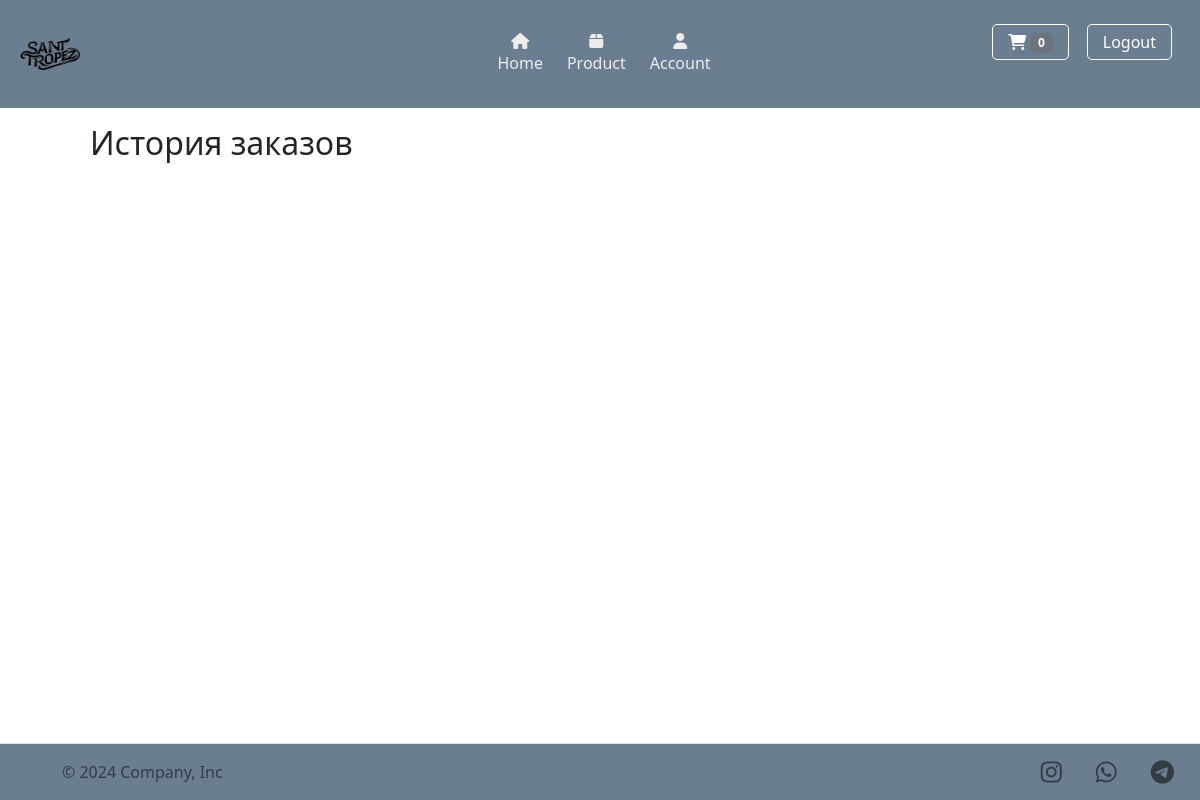
The page /profile/orders/ (signed in) on the database as committed earlier.
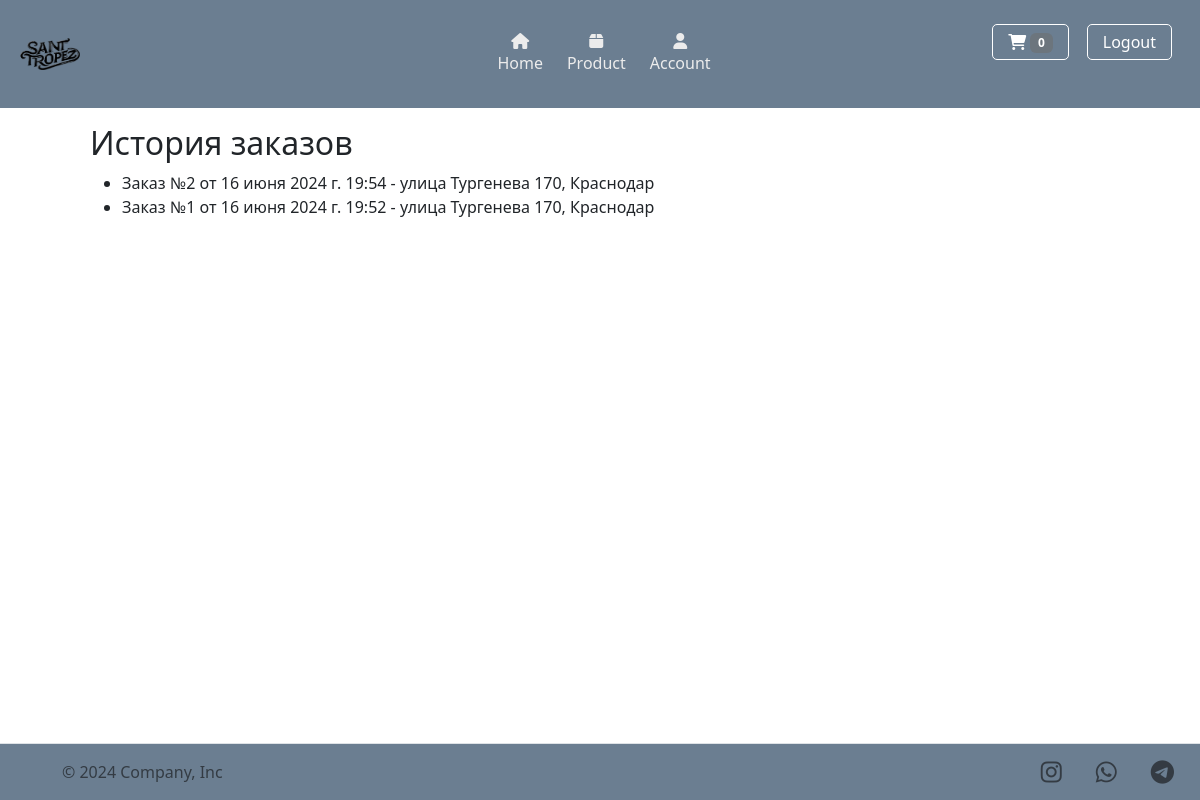
The same page on the database as committed later.
### main/models.py (models this page shows, shortened)
class Order(models.Model):
    user = models.ForeignKey(User, on_delete=models.CASCADE)
    address = models.CharField(max_length=250)
    city = models.CharField(max_length=100)
    postal_code = models.CharField(max_length=20)
    country = models.CharField(max_length=100)
    created_at = models.DateTimeField(auto_now_add=True)

### main/views.py (the view)
# urls.py: path('profile/orders/', views.order_history, name='order_history'),
def order_history(request):
    orders = Order.objects.filter(user=request.user).order_by('-created_at')
    return render(request, 'main/order_history.html', {'orders': orders})

### main/templates/main/order_history.html
{% extends 'main/base.html' %}
{% block content %}
<div class="container mt-3">
    <h2>История заказов</h2>
    <ul>
    {% for order in orders %}
        <li>Заказ №{{ order.id }} от {{ order.created_at }} - {{ order.address }}, {{ order.city }}</li>
    {% endfor %}
    </ul>
</div>
{% endblock %}

### main/templates/main/base.html (shortened to what this page needs)
<!DOCTYPE html>
<html lang="ru">
<div id="page-container">
    <head>
        {% load static %}
        <link rel="stylesheet" href="{% static 'css/styles.css' %}">
        <link rel="stylesheet" href="{% static 'css/modal.css' %}">
        <link rel="stylesheet" href="https://unpkg.com/swiper/swiper-bundle.min.css"/>
        <link href="https://cdnjs.cloudflare.com/ajax/libs/font-awesome/6.0.0-beta3/css/all.min.css" rel="stylesheet">
        <link href="https://cdn.jsdelivr.net/npm/bootstrap@5.3.0/dist/css/bootstrap.min.css" rel="stylesheet">
        <link rel="stylesheet" href="https://unpkg.com/leaflet@1.7.1/dist/leaflet.css"/>
        <link rel="stylesheet" href="{% static 'css/header_footer.css' %}">
    </head>
<body>
{% include 'main/header.html' %}
<main>
    {% block content %}{% endblock %}
</main>
{% include 'main/footer.html' %}
</div>
</body>
</html>

### main/templates/main/header.html (shortened to what this page needs)
<header class="d-flex flex-wrap align-items-center justify-content-center justify-content-md-between py-3">
    <div class="col-md-3 mb-2 mb-md-0">
        <a href="/" class="d-inline-flex align-items-center text-decoration-none">
          {% load static %}
          <img src="{% static 'img/st_logo.png' %}" width="60" height="32" alt="Company Logo">
        </a>
      </div>
      <ul class="nav col-12 col-md-auto mb-2 justify-content-center mb-md-0">
        <li><a href="/" class="nav-link px-2 text-center"><i class="fa fa-home"></i> Home</a></li>
        <li><a href="/products/" class="nav-link px-2 text-center"><i class="fa fa-box"></i> Product</a></li>
        {% if user.is_authenticated %}
        <li><a href="/profile/" class="nav-link px-2 text-center"><i class="fa fa-user"></i> Account</a></li>
        {% endif %}
      </ul>
      <div class="col-md-3 text-end">
        {% if user.is_authenticated %}
            <a href="/cart/" class="btn btn-outline-primary me-2">
                <i class="fa fa-shopping-cart"></i>
                <span class="badge bg-secondary">0</span>
            </a>
            <a href="{% url 'logout' %}" class="btn btn-outline-primary me-2">Logout</a>
        {% else %}
            <button class="btn btn-outline-primary me-2" onclick="openModal('loginModal')">Login</button>
            <button class="btn btn-outline-primary" onclick="openModal('signupModal')">Sign-up</button>
        {% endif %}
    </div>
</header>

### main/templates/main/footer.html
<footer class="d-flex flex-wrap justify-content-between align-items-center py-3 border-top">
    <div class="col-md-4 d-flex align-items-center">
        <a href="/" class="mb-3 me-2 mb-md-0 text-body-secondary text-decoration-none lh-1">
            <svg class="bi" width="30" height="24">
                <use xlink:href="#bootstrap"></use>
            </svg>
        </a>
        <span class="mb-3 mb-md-0 text-body-secondary">© 2024 Company, Inc</span>
    </div>
    <ul class="nav justify-content-end list-unstyled d-flex">
        <li class="ms-3"><a class="text-body-secondary" href="https://www.instagram.com/yourusername" target="_blank"><i
                    class="fab fa-instagram" aria-hidden="true"></i></a></li>
        <li class="ms-3"><a class="text-body-secondary" href="https://wa.me/yourphonenumber" target="_blank"><i
                    class="fab fa-whatsapp" aria-hidden="true"></i></a></li>
        <li class="ms-3"><a class="text-body-secondary" href="https://t.me/yourusername" target="_blank"><i
                    class="fab fa-telegram-plane" aria-hidden="true"></i></a></li>
    </ul>
</footer>

### main/static/css/styles.css (style rules this page uses)
body { font-family: Arial, sans-serif; height: 100%; margin: 0; padding: 0; box-sizing: border-box; }
#page-container { display: flex; flex-direction: column; min-height: 100vh; }
main { flex-grow: 1; }
h2 { margin-top: 1rem; margin-bottom: 0.5rem; }
.btn { margin-top: 0.5rem; margin-bottom: 2rem; }

### main/static/css/header_footer.css (style rules this page uses)
header { background-color: #6b7e91; color: white; display: flex; justify-content: space-between; padding: 10px 20px; align-items: center; border-bottom: none; }
header .col-md-3 { flex: 1; display: flex; justify-content: flex-start; }
header ul { list-style-type: none; padding: 0; display: flex; margin: 0; }
header ul li { padding: 0 10px; }
header ul li a { color: white; text-decoration: none; transition: color 0.3s ease; }
header .text-end { display: flex; justify-content: flex-end; }
header .btn { border: none; padding: 5px 15px; border-radius: 5px; margin-left: 10px; transition: background-color 0.3s ease; }
header .btn-outline-primary { color: white; background-color: transparent; border: 1px solid white; }
.container { padding: 0 60px; }
footer { display: flex; flex-wrap: wrap; justify-content: space-between; align-items: center; padding: 1rem; background-color: #6b7e91; color: #ffffff; position: relative; left: 0; bottom: 0; width: 100%; }
footer .col-md-4 { display: flex; align-items: center; }
footer a { color: #ffffff; text-decoration: none; }
footer span { margin-left: 0.5rem; }
footer .nav { list-style: none; display: flex; padding: 0; margin: 0; justify-content: flex-end; }
footer .nav li { margin: 0 10px; }
footer .nav li a { color: #ffffff; font-size: 24px; }
.nav { list-style: none; padding-left: 0; }
.nav li { padding: 0; }
.nav li a { display: flex; align-items: center; justify-content: center; margin-left: 0.5rem; }
footer ul { list-style: none; padding: 0; }
footer ul li { display: inline; margin: 0 10px; }
footer ul li a { text-decoration: none; color: #000; }
:root { --bs-link-color: #ececec; --bs-link-hover-color: #7d7d7d; }
.nav-link { display: flex; flex-direction: column; align-items: center; justify-content: center; text-decoration: none; transition: color 0.3s ease-in-out; }
.nav-link i { margin-bottom: 2px; }

Rows that differ between the two databases and show on the page:
added Order: id "2", created_at "16 июня 2024 г. 19:54", address "улица Тургенева 170", city "Краснодар"
added Order: id "1", created_at "16 июня 2024 г. 19:52", address "улица Тургенева 170", city "Краснодар"
